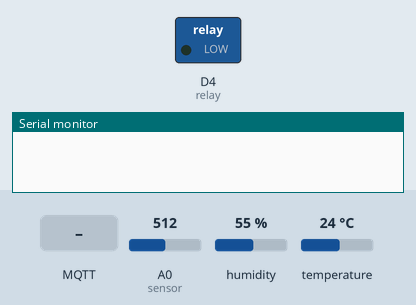
Recording of a sketch running on a simulated ESP8266 (NodeMCU). Shown: switched loads named in the sketch (green lamp = pin HIGH), the last lines printed to the serial monitor. Dashed ring = blinking. The test bench sets the inputs (shaded band); at power-on: A0 (sensor) = 512, humidity 55 %, temperature 24 °C. WiFi joins after 1.5 s; servers stay silent unless stated; no MQTT or app messages arrive unless stated.

Above: at 0.0 s.
At 2.7 s:
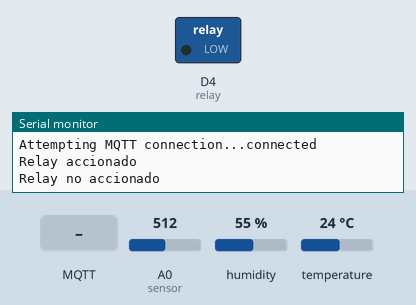
2.8 s: MQTT message "ESP8266/output" arrives on the first subscribed topic
6.3 s: MQTT message "on" arrives on the first subscribed topic
9.8 s: MQTT message "off" arrives on the first subscribed topic
Timing chart, 0 to 19.3 s (numbered marks = the images above; inputs shaded):
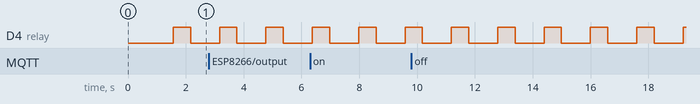

Measured:
- by itself, D4 (relay): alternates HIGH for 0.60 s and LOW for 1.0 s

The sketch:

ProyectoFinal_VFinal.ino
```cpp
#include <ESP8266WiFi.h> //Libreria que hace la conexion de la placa a Wifi
#include <PubSubClient.h> //Libreria que hace que nuestra placa se comporte como un cliente MQTT
#include <Wire.h> //Libreria que permite comunicarse con dispositivos por bus I2C
#include <DHT.h> //Libreria para el uso del sensor DHT22
#include <DHT_U.h>

//Variables
int SENSOR = D2; //Declaración del pin digital 2 donde estará conectada la salida del sensor
DHT dht(SENSOR, DHT22); //Funcion necesaria para establecer el modelo de sensor DHT22
int relay = D4; //Declaración del pin digital 4 donde estará conectada la salida del módulo relé

//Configuración de red
//Datos de red Wi-Fi
const char* ssid = "RedCasa1"; //Nombre de la red
const char* password = "clavecasa123g"; //Contraseña de la red

//Datos MQTT Broker
const char* mqtt_server = "192.168.31.166"; //Puerto por donde se implementa el protocolo MQTT

//Datos user placa en Node-RED
const char *mqtt_user = "Gary"; //Usuario establecido para la placa ESP8266 usado en Node-RED
const char *mqtt_pass = "grupo6iot"; //Contraseña establecida para la placa ESP8266 usado en Node-RED

WiFiClient espClient; //Crea una clase WiFiClient para conectarse al servidor MQTT
PubSubClient client(espClient); //Crea una instancia de espClient parcialmente incializada
long lastMsg = 0;
char msg[25];
int value = 0;

float temperature = 0; //Variable para capturar el valor de la temperatura
int humedad = 0; //Variable para capturar el valor de la humedad

//Variables char creadas para enviar la información al topic en Node-RED
char tempCadena[10]; //Variable para mostrar el valor de la temperatura
char humeCadena[10]; //Variable para mostrar el valor de la humedad
char humeSuCadena[10]; //Variable para mostrar el valor del porcentaje de humedad en el suelo


void setup(){
  Serial.begin(115200); //Conexion a 115200 baudios respecto a la comunicacion de la placa
  pinMode(relay, OUTPUT); // Configurar relay como salida o OUTPUT
  dht.begin();//Inicio del sensor
  setup_wifi();
  client.setServer(mqtt_server, 1883);
  client.setCallback(callback);
}

//Función encargada de la comprobación de la conexión a Wi-Fi
void setup_wifi(){
  delay(10); //Espera una centesima de segundo
  //
  Serial.println(); //Imprime un espacion en blanco
  Serial.print("Conectando a:"); //Imprime el texto "Conectando a:"
  Serial.println(ssid); //Imprime el valor de la SSID (nombre de red a la cual se ha conectado la placa)

  WiFi.begin(ssid, password); //Conectar la placa a la red Wifi

  while(WiFi.status() !=  WL_CONNECTED){ //Bucle respecto al estado de la conexion
    delay(500); //Espera de medio segundo
    Serial.print("."); //Mensaje a consola
  }

  Serial.println(""); //Imprime un espacion en blanco
  Serial.println("WiFi conectado!"); //Imprime el texto "WiFi conectado!"
  Serial.println("Dirección IP:"); //Imprime el texto "Direccion IP:"
  Serial.println(WiFi.localIP()); //Imprime el valor de la direccion IP utilizando una funcion WiFi

}

void callback(char* topic, byte* message, unsigned int length){ //Esta función se llama cuando llegan nuevos mensajes al cliente
  Serial.print("Mensaje recibido al tópico"); //Imprime el texto "Mensaje recibido al topico"
  Serial.print(topic);
  Serial.print("Mensaje:"); //Imprime el texto "Mensaje: "
  String messageTemp;

  for(int i = 0; i < length; i++){
    Serial.print((char)message[i]);
    messageTemp += (char)message[i];
  }
  Serial.println();

  //Cambie el estado
  if(String(topic)=="ESP8266/output"){
    Serial.print("Cambiando el output a:");
    if(messageTemp == "on"){
      Serial.println("on");
      digitalWrite(SENSOR, HIGH); //Activa el pin de salida
    }
    else if(messageTemp == "off"){
      Serial.println("off");
      digitalWrite(SENSOR, LOW); //Desactiva el pin de salida
    }
  }
}

void reconnect(){
  //Loop
  while(!client.connected()){ //Bucle respecto al estado de conexion del cliente
    Serial.print("Attempting MQTT connection..."); //Mensaje haciendo referencia a la conexion MQTT
    //Se intenta la conexión
    if(client.connect("ESP8266Client",mqtt_user, mqtt_pass)){ //Verifica si la conexion es exitosa
      Serial.println("connected"); //Imprime el texto "connected"
      //Suscribe
      client.subscribe("ESP8266/output");
    } else{
      Serial.print("fallido, por razón rc="); //Mensaje haciendo referencia a la conexion fallida
      Serial.print(client.state()); //Se llama al metodo state que devolvera un codigo con informacion sobre por que fallo la conexio
      Serial.print("Intente nuevamente en 5 segundos"); //Mensaje para intentar conectarse nuevamente
      delay(5000); //Pausa de 5 segundos
    }
  }
}

void loop(){
  if(!client.connected()){ //Verifica que el cliente este conectado
    reconnect(); //Llama a la funcion reconnect() si es que el cliente no esta conectado
  }
  client.loop(); //Funcion que sirve para mantener la comunicación

  digitalWrite(relay, HIGH); // envia señal alta al relay
  Serial.println("Relay accionado");
  delay(600);           // 0,6 segundos

  digitalWrite(relay, LOW);  // envia señal baja al relay
  Serial.println("Relay no accionado");
  delay(1000);           // 1 segundo

  long now=millis();//Declara la variable now, la cual almacena el numero de milisegundos desde que la placa Arduino empezo a ejecutar
  if(now - lastMsg > 5000){  //Verifica que tiempo de ejecucion hasta el momento sea mayor a 5 segundos
    lastMsg = now;

    //Valores del sensor DHT22
    temperature = dht.readTemperature();//Lectura de temperatura por DHT22
    humedad = dht.readHumidity(); //Lectura de humedad por DHT22

    //Valor del sensor de humedad de suelo
    int lectura = analogRead(A0); //Lectura por parte del ping analogico 0(sensor de humedad de suelo)
    int lecturaPorcentaje = map(lectura, 1023, 0, 0, 100); //Transforma el valor a porcentaje

    if(temperature>22 || lecturaPorcentaje<60){ //Condicional que establece cuándo prender el relay, en casos
      //la temperatura sea mayor de 22 grados o el sensor de humedad de suelo marque menos del 60% de HR suelo

      digitalWrite(relay, HIGH); // envia señal alta al relay
      Serial.println("Relay accionado");
      delay(600);           // 0,6 segundos

      digitalWrite(relay, LOW);  // envia señal baja al relay
      Serial.println("Relay no accionado");
      delay(1000);           // 1 segundo

    }

    //Transformar valores de los sensores a char
    sprintf(tempCadena, "%.2f", temperature); //Transforma el dato float temperature a cadena
    sprintf(humeCadena, "%d", humedad); //Transforma el dato int humedad a cadena
    sprintf(humeSuCadena, "%d", lecturaPorcentaje); //Transforma el dato int lecturaPorcentaje a cadena

    //Mostrar mensajes en consola
    Serial.print("\nTemperatura: "); //Imprime el texto "Temperatura: "
    Serial.println(temperature); //Muestra el valor de la temperatura
    Serial.print("Humedad: "); //Imprime el texto "Humedad: "
    Serial.println(humedad); //Muestra el valor de la humedad
    Serial.print("Humedad de suelo: "); //Imprime el texto "Humedad de suelo: "
    Serial.print(lecturaPorcentaje); //Muestra el valor en porcentaje de la humedad en el suelo
    Serial.println("%");

    //Enviar y publicar valores a NodeRed
    client.publish("ESP8266/Temperatura", tempCadena); //Publica el mensaje tempCadena en el topico ESP8266/Temperatura
    client.publish("ESP8266/Humedad", humeCadena); //Publica el mensaje humeCadena en el topico ESP8266/Humedad
    client.publish("ESP8266/HumedadSuelo", humeSuCadena); //Publica el mensaje humeSuCadena en el topico ESP8266/HumedadSuelo

  }
}
```
